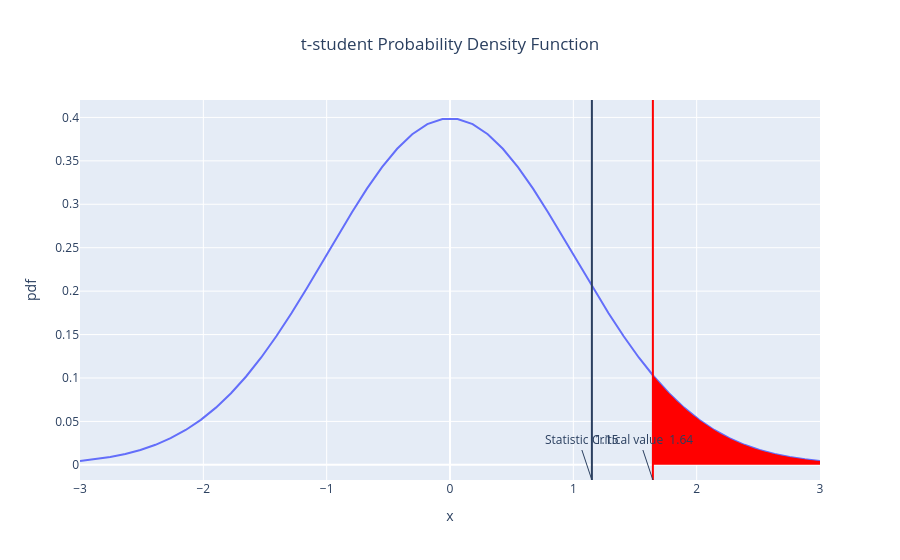

The code cell stored with this chart in its notebook:
### Code cell
# create a graph based on function
show_statistical_test(statistic, 0.05, n1+n2-2, distribution="t-student", alternative="greater")
